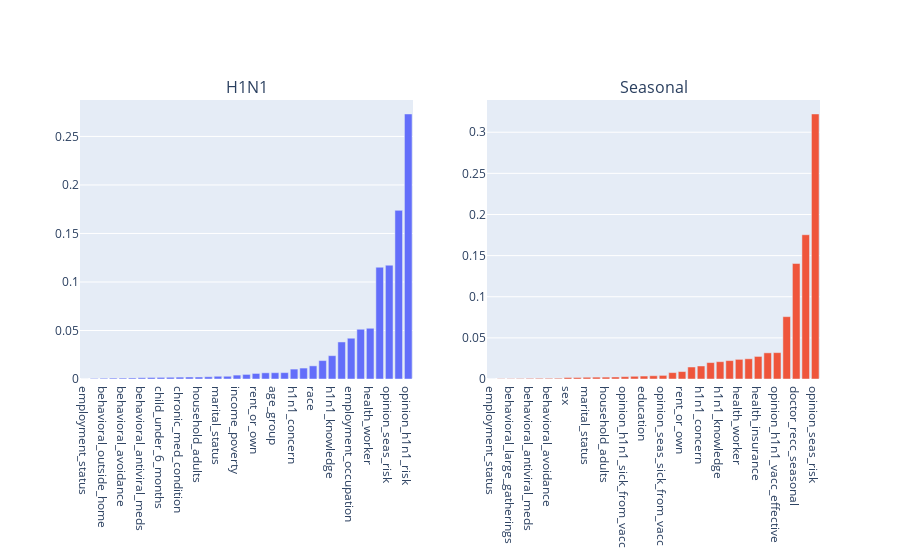

The code cell stored with this chart in its notebook:
### Markdown cell above
#### Plot

### Code cell
fig = make_subplots(rows=1, cols=2, subplot_titles=("H1N1", "Seasonal"))

for i, target in enumerate(['h1n1_vaccine', 'seasonal_vaccine']):
    df_forest.sort_values(target, inplace=True)
    fig.add_trace(
        go.Bar(y=df_forest[target], x=df_forest.index, name=target),
        row=1, col=i+1
    )
fig.update_layout(showlegend=False)
fig.show()

### Figure 1 — Plotly figure (JSON) as saved in the notebook; plotly's stock layout.template omitted (floating-point values rounded to 4 significant figures)
{"data": [{"name": "h1n1_vaccine", "type": "bar", "x": ["employment_status", "behavioral_large_gatherings", "behavioral_outside_home", "census_msa", "behavioral_avoidance", "sex", "behavioral_antiviral_meds", "household_children", "child_under_6_months", "behavioral_face_mask", "chronic_med_condition", "behavioral_wash_hands", "household_adults", "behavioral_touch_face", "marital_status", "hhs_geo_region", "income_poverty", "opinion_seas_sick_from_vacc", "rent_or_own", "education", "age_group", "opinion_h1n1_sick_from_vacc", "h1n1_concern", "health_insurance", "race", "employment_industry", "h1n1_knowledge", "doctor_recc_seasonal", "employment_occupation", "opinion_seas_vacc_effective", "health_worker", "opinion_h1n1_vacc_effective", "opinion_seas_risk", "doctor_recc_h1n1", "opinion_h1n1_risk"], "xaxis": "x", "y": [0, 0.0005568, 0.0007728, 0.0009335, 0.0009445, 0.001073, 0.001323, 0.001565, 0.001668, 0.001787, 0.001948, 0.002059, 0.00206, 0.002311, 0.002819, 0.002823, 0.004028, 0.004729, 0.005734, 0.006378, 0.006508, 0.006591, 0.01022, 0.01128, 0.01356, 0.01899, 0.02405, 0.03817, 0.04203, 0.05127, 0.05229, 0.1152, 0.1173, 0.1738, 0.2732], "yaxis": "y"}, {"name": "seasonal_vaccine", "type": "bar", "x": ["employment_status", "behavioral_face_mask", "behavioral_large_gatherings", "child_under_6_months", "behavioral_antiviral_meds", "behavioral_outside_home", "behavioral_avoidance", "census_msa", "sex", "behavioral_touch_face", "marital_status", "household_children", "household_adults", "hhs_geo_region", "opinion_h1n1_sick_from_vacc", "chronic_med_condition", "education", "behavioral_wash_hands", "opinion_seas_sick_from_vacc", "income_poverty", "rent_or_own", "race", "h1n1_concern", "employment_industry", "h1n1_knowledge", "doctor_recc_h1n1", "health_worker", "employment_occupation", "health_insurance", "age_group", "opinion_h1n1_vacc_effective", "opinion_h1n1_risk", "doctor_recc_seasonal", "opinion_seas_vacc_effective", "opinion_seas_risk"], "xaxis": "x2", "y": [0, 0.0003482, 0.000412, 0.0006032, 0.0007674, 0.000851, 0.0008519, 0.000948, 0.001838, 0.001844, 0.002127, 0.00227, 0.002309, 0.002442, 0.002849, 0.003307, 0.0036, 0.003978, 0.004383, 0.007783, 0.009041, 0.01459, 0.01583, 0.01997, 0.02107, 0.02238, 0.02389, 0.02459, 0.02744, 0.03181, 0.03208, 0.0758, 0.1404, 0.1754, 0.3222], "yaxis": "y2"}], "layout": {"annotations": [{"font": {"size": 16}, "showarrow": false, "text": "H1N1", "x": 0.225, "xanchor": "center", "xref": "paper", "y": 1, "yanchor": "bottom", "yref": "paper"}, {"font": {"size": 16}, "showarrow": false, "text": "Seasonal", "x": 0.775, "xanchor": "center", "xref": "paper", "y": 1, "yanchor": "bottom", "yref": "paper"}], "showlegend": false, "xaxis": {"anchor": "y", "domain": [0, 0.45]}, "xaxis2": {"anchor": "y2", "domain": [0.55, 1]}, "yaxis": {"anchor": "x", "domain": [0, 1]}, "yaxis2": {"anchor": "x2", "domain": [0, 1]}}}
